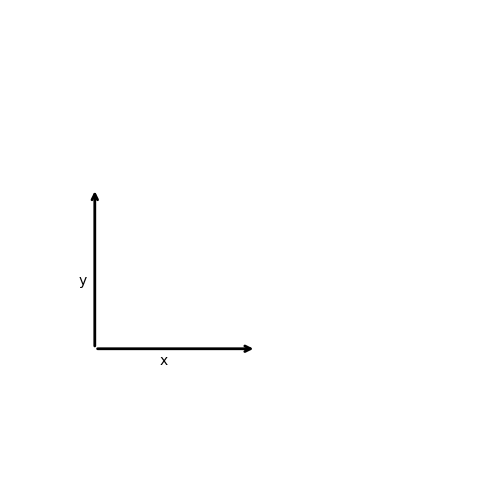

Write Python code to recreate this figure.
import matplotlib.pyplot as plt
from matplotlib.patches import FancyArrowPatch, Arc

LW = 2
fig, ax = plt.subplots(1, 1, figsize=(5, 5))
ax.axis('off')

ax.set_xlim(-1, 11)
ax.set_ylim(-1, 11)


# Draw the axes
x = 0
y = 2
dx = 5
dy = 0
xhat = FancyArrowPatch((x, y), (x+dx, y+dy), arrowstyle='->', mutation_scale=10, linewidth=LW, color='k')
ax.add_patch(xhat)
plt.text(x+dx/2.0-0.5, y+dy/2.0-0.5, 'x')

dx = 0
dy = 5
yhat = FancyArrowPatch((x, y), (x+dx, y+dy), arrowstyle='->', mutation_scale=10, linewidth=LW, color='k')
ax.add_patch(yhat)
plt.text(x+dx/2.0-0.5, y+dy/2.0-0.5, 'y')
plt.show()
